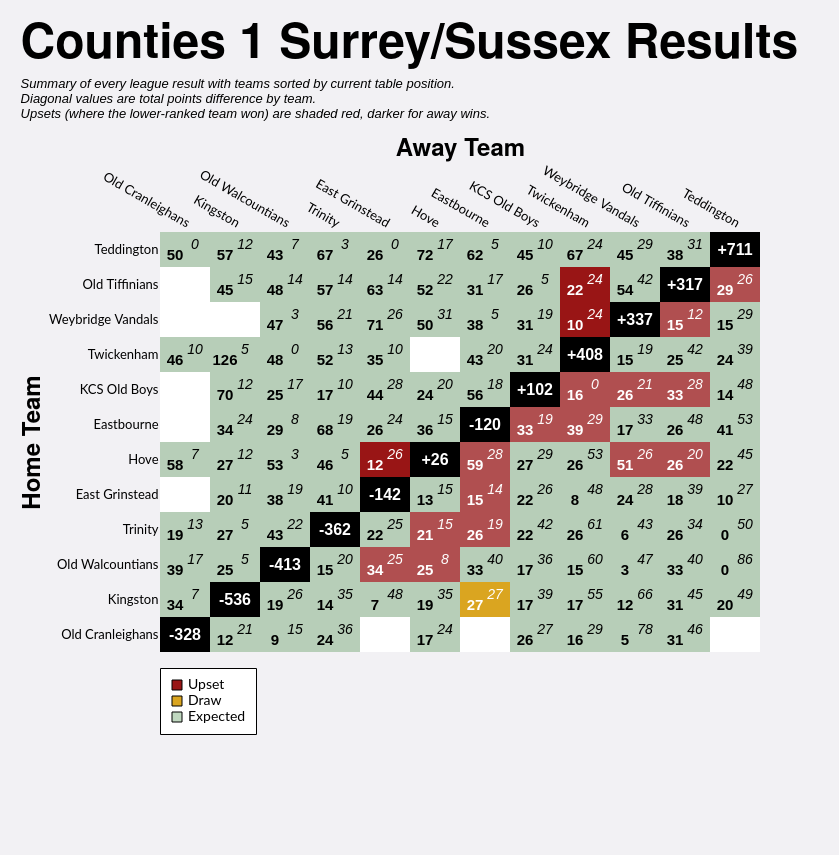

Write the Vega-Lite specification saved for this chart.
### Vega-Lite specification from a JSON file in a GitHub repository (floating-point values rounded to 4 significant figures; data arrays with more than 128 entries replaced by an {"elided": "..."} marker saying what was removed)
{"config": {"axis": {"labelFont": "Lato, sans-serif", "titleFont": "PT Sans Narrow, Helvetica Neue, Helvetica, Arial, sans-serif", "labelFontSize": 13, "titleFontSize": 24, "gridColor": "#202947", "gridOpacity": 0.2}, "header": {"labelFont": "PT Sans Narrow, Helvetica Neue, Helvetica, Arial, sans-serif", "titleFont": "PT Sans Narrow, Helvetica Neue, Helvetica, Arial, sans-serif", "labelFontSize": 24, "titleFontSize": 28, "labelFontWeight": "bold", "orient": "left"}, "legend": {"labelFont": "Lato, sans-serif", "titleFont": "PT Sans Narrow, Helvetica Neue, Helvetica, Arial, sans-serif", "labelFontSize": 14, "titleFontSize": 16, "titlePadding": 5, "fillColor": "white", "strokeColor": "black", "padding": 10, "titleFontWeight": "lighter", "titleFontStyle": "italic", "titleColor": "gray", "offset": 10}, "title": {"font": "PT Sans Narrow, Helvetica Neue, Helvetica, Arial, sans-serif", "fontSize": 48, "fontWeight": "bold", "anchor": "start", "align": "center", "titlePadding": 20, "subtitlePadding": 10, "subtitleFontSize": 13, "subtitleColor": "", "subtitleFontStyle": "italic", "offset": 15, "color": "black"}, "axisX": {"labelAngle": 0}, "facet": {"title": null, "header": null, "align": {"row": "each", "column": "each"}}, "resolve": {"scale": {"y": "independent", "facet": "independent"}}, "background": "#f2f1f4", "scale": {"offsetBandPaddingOuter": 0.2, "offsetBandPaddingInner": 0.1}, "view": {"stroke": null}}, "layer": [{"data": {"name": "data-75924ced8e58fdf6c3bfddf457cb49ac"}, "mark": {"type": "rect"}, "encoding": {"color": {"field": "unexpected_result", "legend": {"columns": 1, "direction": "horizontal", "labelExpr": "datum.value === 'Upset (Away Win)' ? 'Upset' : datum.value", "labelLimit": 220, "offset": 16, "orient": "bottom", "symbolStrokeColor": "black", "symbolStrokeWidth": 1, "values": ["Upset (Away Win)", "Draw", "Expected"]}, "scale": {"domain": ["Expected", "Upset (Home Win)", "Upset (Away Win)", "Draw", "To be played", "N/A"], "range": ["#146f1444", "#991515bb", "#991515", "goldenrod", "white", "black"]}, "title": null, "type": "nominal"}, "opacity": {"condition": {"test": "datum.home_team == param_20['home_team'] || datum.away_team == param_20['home_team'] || !isValid(param_20['home_team'])", "value": 1.0}, "value": 0.1}, "tooltip": [{"field": "home_team", "title": "Home", "type": "nominal"}, {"field": "away_team", "title": "Away", "type": "nominal"}, {"field": "home_score_text", "title": "Home Score", "type": "nominal"}, {"field": "away_score_text", "title": "Away Score", "type": "nominal"}, {"field": "result", "title": "Result", "type": "nominal"}, {"field": "unexpected_result", "title": "Unexpectedness", "type": "nominal"}, {"field": "date", "format": "%d %b %Y", "title": "Date", "type": "temporal"}], "x": {"axis": {"domain": false, "grid": false, "labelAngle": 30, "orient": "top", "ticks": false}, "field": "away_team", "sort": ["Old Cranleighans", "Kingston", "Old Walcountians", "Trinity", "East Grinstead", "Hove", "Eastbourne", "KCS Old Boys", "Twickenham", "Weybridge Vandals", "Old Tiffinians", "Teddington"], "title": "Away Team", "type": "nominal"}, "y": {"axis": {"domain": false, "grid": false, "ticks": false}, "field": "home_team", "sort": ["Teddington", "Old Tiffinians", "Weybridge Vandals", "Twickenham", "KCS Old Boys", "Eastbourne", "Hove", "East Grinstead", "Trinity", "Old Walcountians", "Kingston", "Old Cranleighans"], "title": "Home Team", "type": "nominal"}}, "name": "view_20"}, {"data": {"name": "data-75924ced8e58fdf6c3bfddf457cb49ac"}, "mark": {"type": "text", "fontStyle": "italic", "size": 14, "xOffset": 10, "yOffset": -5}, "encoding": {"color": {"condition": {"test": "(datum.home_team == param_20['home_team'] || datum.away_team == param_20['home_team'] || !isValid(param_20['home_team'])) && datum.unexpected_result == 'Expected'", "value": "black"}, "value": "white"}, "text": {"field": "away_score_text", "type": "nominal"}, "x": {"field": "away_team", "sort": ["Old Cranleighans", "Kingston", "Old Walcountians", "Trinity", "East Grinstead", "Hove", "Eastbourne", "KCS Old Boys", "Twickenham", "Weybridge Vandals", "Old Tiffinians", "Teddington"], "type": "nominal"}, "y": {"field": "home_team", "sort": ["Teddington", "Old Tiffinians", "Weybridge Vandals", "Twickenham", "KCS Old Boys", "Eastbourne", "Hove", "East Grinstead", "Trinity", "Old Walcountians", "Kingston", "Old Cranleighans"], "type": "nominal"}}, "transform": [{"filter": "datum.away_score_text != '' && datum.away_score_text != 'WO'"}]}, {"data": {"name": "data-75924ced8e58fdf6c3bfddf457cb49ac"}, "mark": {"type": "text", "size": 12, "xOffset": 10, "yOffset": -5}, "encoding": {"color": {"condition": {"test": "(datum.home_team == param_20['home_team'] || datum.away_team == param_20['home_team'] || !isValid(param_20['home_team'])) && datum.unexpected_result == 'Expected'", "value": "black"}, "value": "white"}, "text": {"field": "away_score_text", "type": "nominal"}, "x": {"field": "away_team", "sort": ["Old Cranleighans", "Kingston", "Old Walcountians", "Trinity", "East Grinstead", "Hove", "Eastbourne", "KCS Old Boys", "Twickenham", "Weybridge Vandals", "Old Tiffinians", "Teddington"], "type": "nominal"}, "y": {"field": "home_team", "sort": ["Teddington", "Old Tiffinians", "Weybridge Vandals", "Twickenham", "KCS Old Boys", "Eastbourne", "Hove", "East Grinstead", "Trinity", "Old Walcountians", "Kingston", "Old Cranleighans"], "type": "nominal"}}, "transform": [{"filter": "datum.away_score_text == 'WO'"}]}, {"data": {"name": "data-75924ced8e58fdf6c3bfddf457cb49ac"}, "mark": {"type": "text", "fontWeight": "bold", "size": 15, "xOffset": -10, "yOffset": 5}, "encoding": {"color": {"condition": {"test": "(datum.home_team == param_20['home_team'] || datum.away_team == param_20['home_team'] || !isValid(param_20['home_team'])) && datum.unexpected_result == 'Expected'", "value": "black"}, "value": "white"}, "text": {"field": "home_score_text", "type": "nominal"}, "x": {"field": "away_team", "sort": ["Old Cranleighans", "Kingston", "Old Walcountians", "Trinity", "East Grinstead", "Hove", "Eastbourne", "KCS Old Boys", "Twickenham", "Weybridge Vandals", "Old Tiffinians", "Teddington"], "type": "nominal"}, "y": {"field": "home_team", "sort": ["Teddington", "Old Tiffinians", "Weybridge Vandals", "Twickenham", "KCS Old Boys", "Eastbourne", "Hove", "East Grinstead", "Trinity", "Old Walcountians", "Kingston", "Old Cranleighans"], "type": "nominal"}}, "transform": [{"filter": "datum.home_score_text != '' && datum.home_score_text != 'WO'"}]}, {"data": {"name": "data-75924ced8e58fdf6c3bfddf457cb49ac"}, "mark": {"type": "text", "size": 12, "xOffset": -10, "yOffset": 5}, "encoding": {"color": {"condition": {"test": "(datum.home_team == param_20['home_team'] || datum.away_team == param_20['home_team'] || !isValid(param_20['home_team'])) && datum.unexpected_result == 'Expected'", "value": "black"}, "value": "white"}, "text": {"field": "home_score_text", "type": "nominal"}, "x": {"field": "away_team", "sort": ["Old Cranleighans", "Kingston", "Old Walcountians", "Trinity", "East Grinstead", "Hove", "Eastbourne", "KCS Old Boys", "Twickenham", "Weybridge Vandals", "Old Tiffinians", "Teddington"], "type": "nominal"}, "y": {"field": "home_team", "sort": ["Teddington", "Old Tiffinians", "Weybridge Vandals", "Twickenham", "KCS Old Boys", "Eastbourne", "Hove", "East Grinstead", "Trinity", "Old Walcountians", "Kingston", "Old Cranleighans"], "type": "nominal"}}, "transform": [{"filter": "datum.home_score_text == 'WO'"}]}, {"data": {"name": "data-632306f8b92a861483858ecfe633869c"}, "mark": {"type": "text", "color": "white", "fontWeight": "bold", "size": 16}, "encoding": {"text": {"field": "display_text", "type": "nominal"}, "tooltip": [{"field": "home_team", "title": "Team", "type": "nominal"}, {"field": "display_text", "title": "Points Difference", "type": "nominal"}], "x": {"field": "away_team", "sort": ["Old Cranleighans", "Kingston", "Old Walcountians", "Trinity", "East Grinstead", "Hove", "Eastbourne", "KCS Old Boys", "Twickenham", "Weybridge Vandals", "Old Tiffinians", "Teddington"], "type": "nominal"}, "y": {"field": "home_team", "sort": ["Teddington", "Old Tiffinians", "Weybridge Vandals", "Twickenham", "KCS Old Boys", "Eastbourne", "Hove", "East Grinstead", "Trinity", "Old Walcountians", "Kingston", "Old Cranleighans"], "type": "nominal"}}}], "height": {"step": 35}, "padding": {"left": 20, "top": 20, "right": 40, "bottom": 120}, "params": [{"name": "param_20", "select": {"type": "point", "clear": "dblclick", "fields": ["home_team"], "on": "click"}, "value": null, "views": ["view_20"]}], "title": {"text": "Counties 1 Surrey/Sussex Results", "subtitle": ["Summary of every league result with teams sorted by current table position.", "Diagonal values are total points difference by team.", "Upsets (where the lower-ranked team won) are shaded red, darker for away wins."]}, "width": {"step": 50}, "$schema": "https://vega.github.io/schema/vega-lite/v5.20.1.json", "datasets": {"data-75924ced8e58fdf6c3bfddf457cb49ac": {"elided": "144 records"}, "data-632306f8b92a861483858ecfe633869c": [{"home_team": "East Grinstead", "away_team": "East Grinstead", "match_id": null, "date": "", "home_score": null, "away_score": null, "home_walkover": null, "away_walkover": null, "result": "N/A", "home_score_text": "", "away_score_text": "", "wo_result": "", "score_text": "", "display_text": "-142", "is_diagonal": true, "result_simple": "N/A", "unexpected_result": "N/A", "unexpected_opacity": 1.0}, {"home_team": "Eastbourne", "away_team": "Eastbourne", "match_id": null, "date": "", "home_score": null, "away_score": null, "home_walkover": null, "away_walkover": null, "result": "N/A", "home_score_text": "", "away_score_text": "", "wo_result": "", "score_text": "", "display_text": "-120", "is_diagonal": true, "result_simple": "N/A", "unexpected_result": "N/A", "unexpected_opacity": 1.0}, {"home_team": "Hove", "away_team": "Hove", "match_id": null, "date": "", "home_score": null, "away_score": null, "home_walkover": null, "away_walkover": null, "result": "N/A", "home_score_text": "", "away_score_text": "", "wo_result": "", "score_text": "", "display_text": "+26", "is_diagonal": true, "result_simple": "N/A", "unexpected_result": "N/A", "unexpected_opacity": 1.0}, {"home_team": "KCS Old Boys", "away_team": "KCS Old Boys", "match_id": null, "date": "", "home_score": null, "away_score": null, "home_walkover": null, "away_walkover": null, "result": "N/A", "home_score_text": "", "away_score_text": "", "wo_result": "", "score_text": "", "display_text": "+102", "is_diagonal": true, "result_simple": "N/A", "unexpected_result": "N/A", "unexpected_opacity": 1.0}, {"home_team": "Kingston", "away_team": "Kingston", "match_id": null, "date": "", "home_score": null, "away_score": null, "home_walkover": null, "away_walkover": null, "result": "N/A", "home_score_text": "", "away_score_text": "", "wo_result": "", "score_text": "", "display_text": "-536", "is_diagonal": true, "result_simple": "N/A", "unexpected_result": "N/A", "unexpected_opacity": 1.0}, {"home_team": "Old Cranleighans", "away_team": "Old Cranleighans", "match_id": null, "date": "", "home_score": null, "away_score": null, "home_walkover": null, "away_walkover": null, "result": "N/A", "home_score_text": "", "away_score_text": "", "wo_result": "", "score_text": "", "display_text": "-328", "is_diagonal": true, "result_simple": "N/A", "unexpected_result": "N/A", "unexpected_opacity": 1.0}, {"home_team": "Old Tiffinians", "away_team": "Old Tiffinians", "match_id": null, "date": "", "home_score": null, "away_score": null, "home_walkover": null, "away_walkover": null, "result": "N/A", "home_score_text": "", "away_score_text": "", "wo_result": "", "score_text": "", "display_text": "+317", "is_diagonal": true, "result_simple": "N/A", "unexpected_result": "N/A", "unexpected_opacity": 1.0}, {"home_team": "Old Walcountians", "away_team": "Old Walcountians", "match_id": null, "date": "", "home_score": null, "away_score": null, "home_walkover": null, "away_walkover": null, "result": "N/A", "home_score_text": "", "away_score_text": "", "wo_result": "", "score_text": "", "display_text": "-413", "is_diagonal": true, "result_simple": "N/A", "unexpected_result": "N/A", "unexpected_opacity": 1.0}, {"home_team": "Teddington", "away_team": "Teddington", "match_id": null, "date": "", "home_score": null, "away_score": null, "home_walkover": null, "away_walkover": null, "result": "N/A", "home_score_text": "", "away_score_text": "", "wo_result": "", "score_text": "", "display_text": "+711", "is_diagonal": true, "result_simple": "N/A", "unexpected_result": "N/A", "unexpected_opacity": 1.0}, {"home_team": "Trinity", "away_team": "Trinity", "match_id": null, "date": "", "home_score": null, "away_score": null, "home_walkover": null, "away_walkover": null, "result": "N/A", "home_score_text": "", "away_score_text": "", "wo_result": "", "score_text": "", "display_text": "-362", "is_diagonal": true, "result_simple": "N/A", "unexpected_result": "N/A", "unexpected_opacity": 1.0}, {"home_team": "Twickenham", "away_team": "Twickenham", "match_id": null, "date": "", "home_score": null, "away_score": null, "home_walkover": null, "away_walkover": null, "result": "N/A", "home_score_text": "", "away_score_text": "", "wo_result": "", "score_text": "", "display_text": "+408", "is_diagonal": true, "result_simple": "N/A", "unexpected_result": "N/A", "unexpected_opacity": 1.0}, {"home_team": "Weybridge Vandals", "away_team": "Weybridge Vandals", "match_id": null, "date": "", "home_score": null, "away_score": null, "home_walkover": null, "away_walkover": null, "result": "N/A", "home_score_text": "", "away_score_text": "", "wo_result": "", "score_text": "", "display_text": "+337", "is_diagonal": true, "result_simple": "N/A", "unexpected_result": "N/A", "unexpected_opacity": 1.0}]}}
